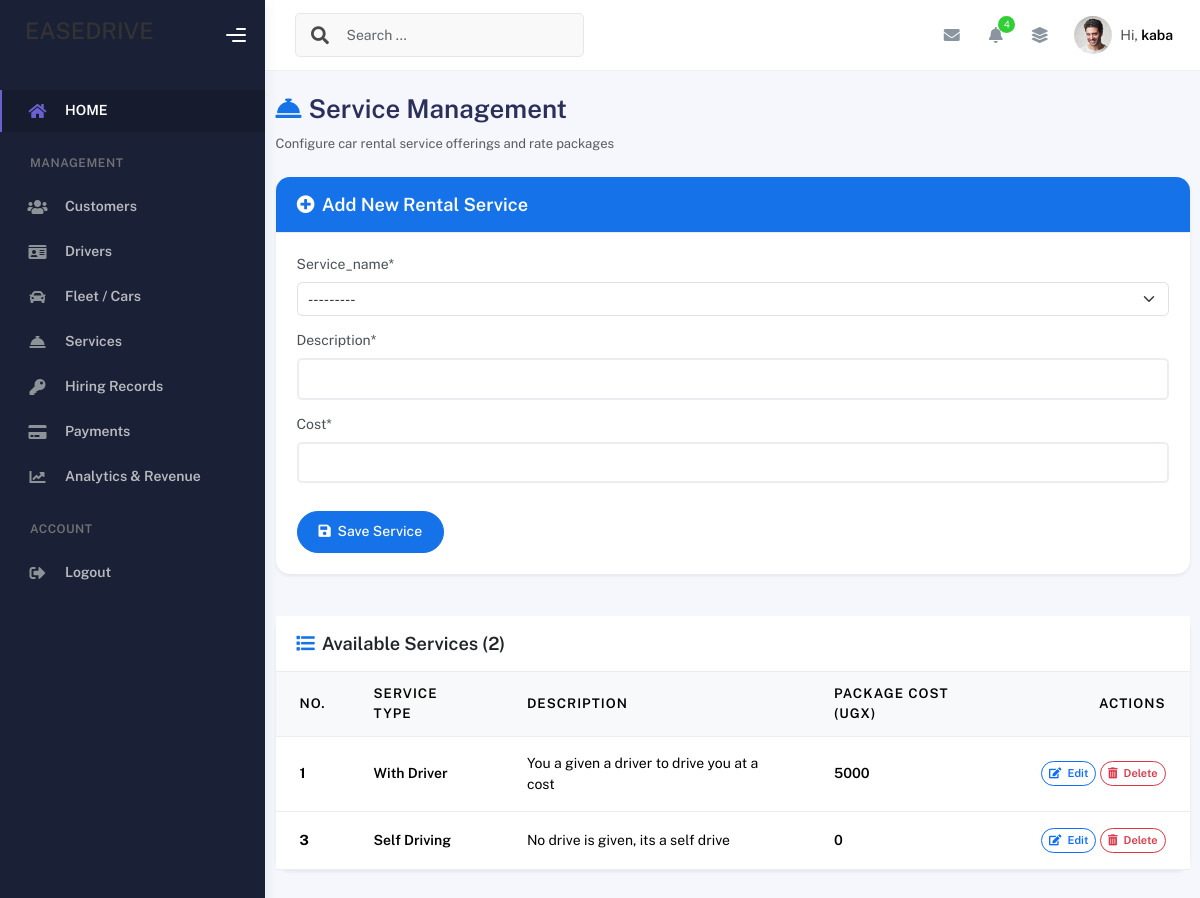
Page /add_service/ (signed in) on the committed database.
### carapplication/models.py (models this page shows, shortened)
class Service(models.Model):
    choose = [('with driver','Given a driver'),('self driving','self driving')]
    name = models.CharField(choices=choose,verbose_name="service_name")
    description = models.CharField(max_length=180)
    cost = models.IntegerField()

### carapplication/views.py (the view)
# urls.py: path("add_service/", add_service_view, name="add_service"),
@admin_required
def add_service_view(request):
    message = ''
    if request.method == "POST":
        servive_form = ServiceForm(request.POST)
        if servive_form.is_valid():
            servive_form.save()
            message = "Service has been added"
    else:
        servive_form = ServiceForm()
    services = Service.objects.all()
    context = {
        "form": servive_form,
        "msg": message,
        "services": services
    }
    return render(request, "add_service.html", context)

### carapplication/forms.py
class ServiceForm(ModelForm):
    class Meta:
        model = Service
        fields = '__all__'

### carapplication/views.py (called while the page is built)
def admin_required(view_func):
    @wraps(view_func)
    def _wrapped_view(request, *args, **kwargs):
        if not request.user.is_authenticated:
            return redirect('login_page')
        is_admin = (
            request.user.is_superuser or
            request.user.is_staff or
            (hasattr(request.user, 'profile') and request.user.profile.role == 'admin')
        )
        if not is_admin:
            return redirect('customer_dashboard')
        return view_func(request, *args, **kwargs)
    return _wrapped_view

### carapplication/templates/add_service.html (shortened to what this page needs)
{% extends './base.html' %}
{% load crispy_forms_tags %}
{% block content %}
<div class="container py-4">
    <div class="d-flex justify-content-between align-items-center mb-4">
        <div>
            <h2 class="fw-bold mb-1"><i class="fas fa-concierge-bell text-primary me-2"></i>Service Management</h2>
            <p class="text-muted small mb-0">Configure car rental service offerings and rate packages</p>
        </div>
    </div>
    <div class="card shadow-sm border-0 rounded-4 mb-5">
        <div class="card-header bg-primary text-white py-3 px-4 rounded-top-4">
            <h5 class="mb-0 fw-bold"><i class="fas fa-plus-circle me-2"></i>Add New Rental Service</h5>
        </div>
        <div class="card-body p-4">
            <form method="post">
                <div class="row">
                    {{ form|crispy }}
                </div>
                <div class="mt-3">
                    <button type="submit" class="btn btn-primary px-4 rounded-pill">
                        <i class="fas fa-save me-1"></i> Save Service
                    </button>
                </div>
            </form>
        </div>
    </div>
    <div class="card shadow-sm border-0 rounded-4">
        <div class="card-header bg-white py-3 px-4 border-bottom">
            <h5 class="mb-0 fw-bold text-dark"><i class="fas fa-list me-2 text-primary"></i>Available Services ({{ services.count }})</h5>
        </div>
        <div class="table-responsive">
            <table class="table table-hover align-middle mb-0">
                <thead class="table-light">
                    <tr>
                        <th scope="col">NO.</th>
                        <th scope="col">SERVICE TYPE</th>
                        <th scope="col">DESCRIPTION</th>
                        <th scope="col">PACKAGE COST (UGX)</th>
                        <th scope="col" class="text-end">ACTIONS</th>
                    </tr>
                </thead>
                <tbody>
                    {% for service in services %}
                        <tr>
                            <th scope="row">{{ service.id }}</th>
                            <td>
                                <strong>{{ service.name|title }}</strong>
                            </td>
                            <td>{{ service.description }}</td>
                            <td><strong>{{ service.cost|floatformat:0 }}</strong></td>
                            <td class="text-end text-nowrap">
                                <div class="d-inline-flex gap-1">
                                    <button type="button" class="btn btn-sm btn-outline-primary rounded-pill px-2 py-1 fw-semibold" data-bs-toggle="modal" data-bs-target="#editServiceModal{{ service.id }}" title="Edit Service">
                                        <i class="fas fa-edit me-1"></i> Edit
                                    </button>
                                    <a href="{% url 'delete_service' service.id %}" class="btn btn-sm btn-outline-danger rounded-pill px-2 py-1 fw-semibold" onclick="return confirm('Delete this service package ({{ service.name|title }})?');" title="Delete Service">
                                        <i class="fas fa-trash-alt me-1"></i> Delete
                                    </a>
                                </div>
                            </td>
                        </tr>
                    {% empty %}
                        <tr>
                            <td colspan="5" class="text-center py-4 text-muted">No rental services recorded yet.</td>
                        </tr>
                    {% endfor %}
                </tbody>
            </table>
        </div>
    </div>
</div>
{% endblock content %}

### carapplication/templates/base.html (shortened to what this page needs)
<!DOCTYPE html>
<html lang="en">
    {% load static %}
  <head>
        <link rel="stylesheet" href="https://cdnjs.cloudflare.com/ajax/libs/font-awesome/6.5.1/css/all.min.css" />
        <link rel="stylesheet" href="{% static 'assets/css/bootstrap.min.css' %}" />
        <link rel="stylesheet" href="{% static 'assets/css/plugins.min.css' %}" />
        <link rel="stylesheet" href="{% static 'assets/css/kaiadmin.min.css' %}" />
        <link rel="stylesheet" href="{% static 'assets/css/demo.css' %} " />
  </head>
    <body>
        <div class="wrapper">
      <div class="sidebar" data-background-color="dark">
        <div class="sidebar-logo">
          <div class="logo-header" data-background-color="dark">
           <h3>EASEDRIVE</h3>
            <div class="nav-toggle">
              <button class="btn btn-toggle toggle-sidebar">
                <i class="gg-menu-right"></i>
              </button>
            </div>
          </div>
        </div>
        <div class="sidebar-wrapper scrollbar scrollbar-inner">
          <div class="sidebar-content">
            <ul class="nav nav-secondary">
              <li class="nav-item active">
                <a href="{% url 'index_page' %}">
                  <i class="fas fa-home"></i>
                  <p>HOME</p>
                </a>
              </li>
              {% if user.is_authenticated and user.profile.role == 'admin' or user.is_superuser %}
              <li class="nav-section">
                <h4 class="text-section">Management</h4>
              </li>
              <li class="nav-item">
                <a href="{% url 'add_customer' %}">
                  <i class="fas fa-users"></i>
                  <p>Customers</p>
                </a>
              </li>
              <li class="nav-item">
                <a href="{% url 'add_driver' %}">
                  <i class="fas fa-id-card"></i>
                  <p>Drivers</p>
                </a>
              </li>
              <li class="nav-item">
                <a href="{% url 'add_car' %}">
                  <i class="fas fa-car"></i>
                  <p>Fleet / Cars</p>
                </a>
              </li>
              <li class="nav-item">
                <a href="{% url 'add_service' %}">
                  <i class="fas fa-concierge-bell"></i>
                  <p>Services</p>
                </a>
              </li>
              <li class="nav-item">
                <a href="{% url 'add_hiring' %}">
                  <i class="fas fa-key"></i>
                  <p>Hiring Records</p>
                </a>
              </li>
              <li class="nav-item">
                <a href="{% url 'add_payment' %}">
                  <i class="fas fa-credit-card"></i>
                  <p>Payments</p>
                </a>
              </li>
              <li class="nav-item">
                <a href="{% url 'admin_analytics' %}">
                  <i class="fas fa-chart-line"></i>
                  <p>Analytics & Revenue</p>
                </a>
              </li>
              {% endif %}
              {% if user.is_authenticated %}
              <li class="nav-section">
                <h4 class="text-section">Account</h4>
              </li>
              <li class="nav-item">
                <a href="{% url 'logout_page' %}">
                  <i class="fas fa-sign-out-alt"></i>
                  <p>Logout</p>
                </a>
              </li>
              {% endif %}
            </ul>
          </div>
        </div>
      </div>
      <div class="main-panel">
        <div class="main-header">
          <nav
            class="navbar navbar-header navbar-header-transparent navbar-expand-lg border-bottom"
          >
            <div class="container-fluid">
              <nav
                class="navbar navbar-header-left navbar-expand-lg navbar-form nav-search p-0 d-none d-lg-flex"
              >
                <div class="input-group">
                  <div class="input-group-prepend">
                    <button type="submit" class="btn btn-search pe-1">
                      <i class="fa fa-search search-icon"></i>
                    </button>
                  </div>
                  <input
                    type="text"
                    placeholder="Search ..."
                    class="form-control"
                  />
                </div>
              </nav>
              <ul class="navbar-nav topbar-nav ms-md-auto align-items-center">
                <li class="nav-item topbar-icon dropdown hidden-caret">
                  <a
                    class="nav-link dropdown-toggle"
                    href="#"
                    id="messageDropdown"
                    role="button"
                    data-bs-toggle="dropdown"
                    aria-haspopup="true"
                    aria-expanded="false"
                  >
                    <i class="fa fa-envelope"></i>
                  </a>
                </li>
                <li class="nav-item topbar-icon dropdown hidden-caret">
                  <a
                    class="nav-link dropdown-toggle"
                    href="#"
                    id="notifDropdown"
                    role="button"
                    data-bs-toggle="dropdown"
                    aria-haspopup="true"
                    aria-expanded="false"
                  >
                    <i class="fa fa-bell"></i>
                    <span class="notification">4</span>
                  </a>
                </li>
                <li class="nav-item topbar-icon dropdown hidden-caret">
                  <a
                    class="nav-link"
                    data-bs-toggle="dropdown"
                    href="#"
                    aria-expanded="false"
                  >
                    <i class="fas fa-layer-group"></i>
                  </a>
                </li>
                <li class="nav-item topbar-user dropdown hidden-caret">
                  <a
                    class="dropdown-toggle profile-pic"
                    data-bs-toggle="dropdown"
                    href="#"
                    aria-expanded="false"
                  >
                    <div class="avatar-sm">
                      <img
                        src="{% static 'assets/img/profile.jpg' %}"
                        alt="..."
                        class="avatar-img rounded-circle"
                      />
                    </div>
                    <span class="profile-username">
                      <span class="op-7">Hi,</span>
                      <span class="fw-bold">{% if user.is_authenticated %}{{ user.first_name|default:user.username }}{% else %}Guest{% endif %}</span>
                    </span>
                  </a>
                </li>
              </ul>
            </div>
          </nav>
        </div>
        <div class="container">
            {% block content %}
            {% endblock content %}
        </div>
      </div>
    </div>
    </body>
</html>

### rows in the picture
Service: id "1", name "With Driver", description "You a given a driver to drive you at a cost", cost "5000"
Service: id "3", name "Self Driving", description "No drive is given, its a self drive", cost "0"

### other values in the picture
{{ user.first_name|default:user.username }} "kaba"
{{ services.count }} "2"
